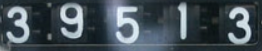
#> input picture numbers/mini-compteur.png, 262 x 51 px, found by its file name
$ python noetest.py
#> lines starting #> are read from the running program, lines starting #| are printed output that depends on the picture; after the words box and inside, x2 and y2 are one past the last pixel; in counts of white or black regions, pixels touching at a corner belong together
# -*-coding:Utf-8 -*

import PIL
import os
import numpy as np
import pytesseract as pytes
from PIL import Image
from PIL import ImageFilter
from PIL import ImageColor

img = Image.open("D:\\noela\\Desktop\\mini-compteur.png")
#> img is the input picture: PIL image 262x51 RGBA; mean R, G, B, A 68.7, 80.3, 87.7, 255
img1 = img.filter(ImageFilter.UnsharpMask(3, 550, 9))
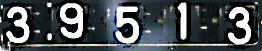
#> img1: PIL image 262x51 RGBA; mean R, G, B, A 72.1, 78.4, 82.5, 255

img1 = img1.convert('RGBA')
img1.show()
data = np.array(img1)
red, green, blue, alpha = data.T
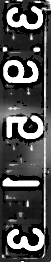
#> green: shape (262, 51); min 0, max 255, mean 78.4
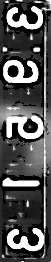
#> blue: shape (262, 51); min 0, max 255, mean 82.5
#> alpha: shape (262, 51); every value is 255
white_areas = (red>230) & (blue>230) & (green>230)
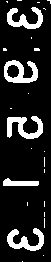
#> white_areas: shape (262, 51) bool; 14.5% white; 25 white regions (20 under 20 px), largest, box (x1, y1, x2, y2) and area: (7, 116, 43, 139) 438, (4, 60, 38, 83) 429, (7, 228, 44, 251) 402, (7, 7, 43, 29) 383, (3, 178, 39, 186) 193
rest_areas = (red<=230) & (blue<=230) & (green<=230)
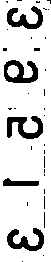
#> rest_areas: shape (262, 51) bool; 84.7% white; 35 black regions (30 under 20 px), largest, box (x1, y1, x2, y2) and area: (7, 116, 43, 139) 448, (4, 60, 38, 83) 441, (7, 228, 44, 251) 413, (7, 6, 43, 29) 398, (3, 178, 39, 186) 193

data[..., :-1][white_areas.T] = (0,0,0)
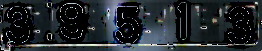
#> data: shape (51, 262, 4); 14.53% of pixels changed, all inside (x1, y1, x2, y2) = (0, 3, 262, 51)
data[..., :-1][rest_areas.T] = (255,255,255)
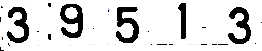
#> data: shape (51, 262, 4); mean R, G, B, A 217.7, 217.8, 217.8, 255
img2 = Image.fromarray(data)
img2.show()
print("1")
input()
pytes.pytesseract.tesseract_cmd = "C:\\Program Files (x86)\\Tesseract-OCR\\tesseract.exe"
print("2")
input()
#> (the run stopped early here; a loop or call above may not have finished)
